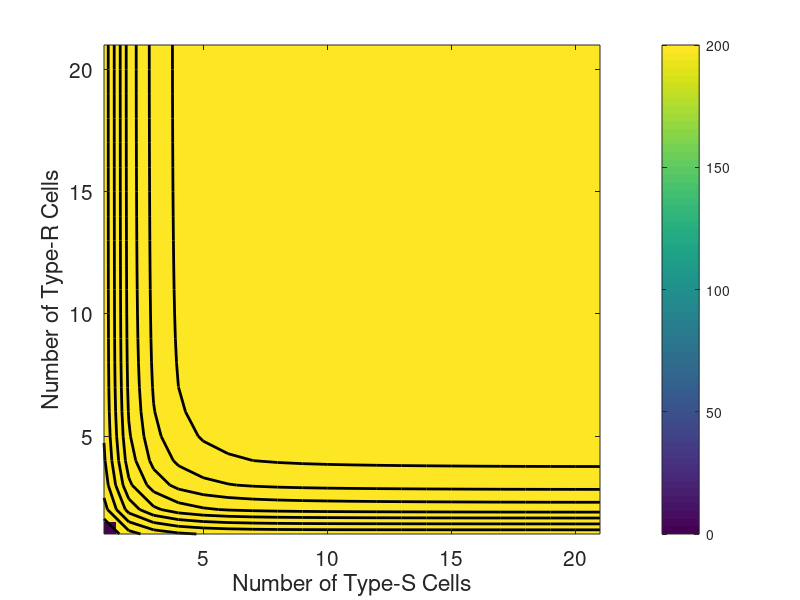

Recreate this plot in MATLAB. (Note: this script raises an error after producing the figure.)
% Linh Huynh, August 2024

close all; clear all;
bS  = 2/120;
dS  = 1/120;
rS  = bS - dS;
KS  = 1e2; %carrying capacity of S-cells
bR  = 2/120;
dR  = 1/120;
rR  = bR - dR;
KR  = 1e2; %carrying capacity of S-cells
gSR = 0;
mu  = 0;
alphaS = -0.5; %to what extent interactions with R-cells cause death of S-cells
alphaR = -0.5; %to what extent interactions with S-cells cause death of R-cells
% max numbers of cells
maxS = 20; % total number of S-cells
maxR = 20; % total number of R-cells
dim  = (maxS+1)*(maxR+1);

% universal plot
cmax = 2*1e2; 

%% Case 1: gammaS = 0; gammaR = 0; sigmaS = 0; sigmaR = 0
% parameter
gammaS = 0; %density dependence within S-cells
gammaR = 0; %density dependence within R-cells
sigmaS = 0;
sigmaR = 0;

% numbers of cells vectors
numbS     = (0:1:maxS)';
numbS_vec = [];
numbR_vec = [];
for j = 0:maxR
    numbS_vec = [numbS_vec;numbS];
    numbR     = repmat(j,maxS+1,1);
    numbR_vec = [numbR_vec;numbR];
end

% generator matrix
indices = (1:1:dim)';
nS_vec = [];
nR_vec = [];
for k = 2:length(indices)
    i  = indices(k);    
    nS = mod(mod(i,maxS+1)-1,maxS+1); %number of resistant cells corresponding to this index
    nS_vec = [nS_vec;nS];
    %nR = floor(i/(maxS+1)); %number of resistant cells corresponding to this index
    nR = numbR_vec(ceil(i/(maxS+1))*(maxS+1));
    nR_vec = [nR_vec;nR];
    %fprintf('New iteration\n')
    % reaction rates
    r1 = max(dR*nR + (1-gammaR)*(rR/KR)*nR*nR + (1-sigmaR)*alphaR*(rR/KR)*nS*nR,0); %death of R-cells
    r3 = max(dS*nS + (1-gammaS)*(rS/KS)*nS*nS + (1-sigmaS)*alphaS*(rS/KS)*nR*nS,0); %death of S-cells
    r5 = max(bS*nS - gammaS*(rS/KS)*nS*nS - sigmaS*alphaS*(rS/KS)*nR*nS,0); %birth of S-cells
    r6 = max(bR*nR - gammaR*(rR/KR)*nR*nR - sigmaR*alphaR*(rR/KR)*nS*nR,0); %birth of R-cells 
    r4 = -(r1+r3+r5+r6); %stay the same
    rates  = [r1;r3;r4;r5;r6];
    % column indices corresponding to the reactions
    j1 = i-(maxS+1);  %death of resistant cells
    %j2 = i+maxS;      % transition from sensitive to resistant (-1,1)
    j3 = i-1; %death of sensitive cells
    j4 = i;   %stay the same
    j5 = i+1; %birth of sensitive cells
    j6 = i+(maxS+1);
    idcoli = [j1;j3;j4;j5;j6];
    % test interior
    test1 = (numbR_vec(i)-1>=0); % death of resistant cells
    %test2 = (numbS_vec(i)-1>=0)&&(numbR_vec(i)+1<=maxR); % transition from sensitive to resistant
    test3 = (numbS_vec(i)-1>=0); % death of sensitive cells
    test4 = 1; % stay at current state
    test5 = (numbS_vec(i)+1<=maxS); % birth of sensitive cells
    test6 = (numbR_vec(i)+1<=maxR); % birth of resistant cells
    test  = [test1; test3; test4; test5; test6];
    for idtest = 1:length(test)
        if test(idtest)==1
            idcoli(idtest);
            Q(i,idcoli(idtest)) = rates(idtest);
        else
            continue
        end
    end
    Q(i,i) = -(sum(Q(i,:)) - Q(i,i));
end
Q(1,1) = 1;
rhs_vec = -ones(dim,1);
rhs_vec(1) = 0;
tau_vec = Q\rhs_vec;
tau_mat = (reshape(tau_vec,[maxS+1,maxR+1]))';

fg1 = figure(1);
imagesc(tau_mat)
set(gca,'FontSize',15)
set(gca,'Ydir','Normal')
hold on
contour(tau_mat,'k','LineWidth',2)
colorbar
xlabel('Number of Type-S Cells')
ylabel('Number of Type-R Cells')
caxis([0,cmax])
AddLetters2Plots(fg1, {'(A)'},'HShift', 0.55,'FontSize',27)
title(['$\gamma_S$=',num2str(gammaS),'$, \gamma_R$=',num2str(gammaR),'$, \sigma_S$=',num2str(sigmaS),'$, \sigma_R$=',num2str(sigmaR)],'Interpreter','latex')

%% Case 2: gammaS = 0.5; gammaR = 0; sigmaS = 0; sigmaR = 0
% parameter
gammaS = 0.5; %density dependence within S-cells
gammaR = 0; %density dependence within R-cells
sigmaS = 0;
sigmaR = 0;

% numbers of cells vectors
numbS     = (0:1:maxS)';
numbS_vec = [];
numbR_vec = [];
for j = 0:maxR
    numbS_vec = [numbS_vec;numbS];
    numbR     = repmat(j,maxS+1,1);
    numbR_vec = [numbR_vec;numbR];
end

% generator matrix
indices = (1:1:dim)';
nS_vec = [];
nR_vec = [];
for k = 2:length(indices)
    i  = indices(k);    
    nS = mod(mod(i,maxS+1)-1,maxS+1); %number of resistant cells corresponding to this index
    nS_vec = [nS_vec;nS];
    %nR = floor(i/(maxS+1)); %number of resistant cells corresponding to this index
    nR = numbR_vec(ceil(i/(maxS+1))*(maxS+1));
    nR_vec = [nR_vec;nR];
    %fprintf('New iteration\n')
    % reaction rates
    r1 = max(dR*nR + (1-gammaR)*(rR/KR)*nR*nR + (1-sigmaR)*alphaR*(rR/KR)*nS*nR,0); %death of R-cells
    r3 = max(dS*nS + (1-gammaS)*(rS/KS)*nS*nS + (1-sigmaS)*alphaS*(rS/KS)*nR*nS,0); %death of S-cells
    r5 = max(bS*nS - gammaS*(rS/KS)*nS*nS - sigmaS*alphaS*(rS/KS)*nR*nS,0); %birth of S-cells
    r6 = max(bR*nR - gammaR*(rR/KR)*nR*nR - sigmaR*alphaR*(rR/KR)*nS*nR,0); %birth of R-cells 
    r4 = -(r1+r3+r5+r6); %stay the same
    rates  = [r1;r3;r4;r5;r6];
    % column indices corresponding to the reactions
    j1 = i-(maxS+1);  %death of resistant cells
    %j2 = i+maxS;      % transition from sensitive to resistant (-1,1)
    j3 = i-1; %death of sensitive cells
    j4 = i;   %stay the same
    j5 = i+1; %birth of sensitive cells
    j6 = i+(maxS+1);
    idcoli = [j1;j3;j4;j5;j6];
    % test interior
    test1 = (numbR_vec(i)-1>=0); % death of resistant cells
    %test2 = (numbS_vec(i)-1>=0)&&(numbR_vec(i)+1<=maxR); % transition from sensitive to resistant
    test3 = (numbS_vec(i)-1>=0); % death of sensitive cells
    test4 = 1; % stay at current state
    test5 = (numbS_vec(i)+1<=maxS); % birth of sensitive cells
    test6 = (numbR_vec(i)+1<=maxR); % birth of resistant cells
    test  = [test1; test3; test4; test5; test6];
    for idtest = 1:length(test)
        if test(idtest)==1
            idcoli(idtest);
            Q(i,idcoli(idtest)) = rates(idtest);
        else
            continue
        end
    end
    Q(i,i) = -(sum(Q(i,:)) - Q(i,i));
end
Q(1,1) = 1;
rhs_vec = -ones(dim,1);
rhs_vec(1) = 0;
tau_vec = Q\rhs_vec;
tau_mat = (reshape(tau_vec,[maxS+1,maxR+1]))';

fg2 = figure(2);
imagesc(tau_mat)
set(gca,'FontSize',15)
set(gca,'Ydir','Normal')
hold on
contour(tau_mat,'k','LineWidth',2)
colorbar
xlabel('Number of Type-S Cells')
ylabel('Number of Type-R Cells')
caxis([0,cmax])
AddLetters2Plots(fg2, {'(B)'},'HShift', 0.55,'FontSize',27)
title(['$\gamma_S$=',num2str(gammaS),'$, \gamma_R$=',num2str(gammaR),'$, \sigma_S$=',num2str(sigmaS),'$, \sigma_R$=',num2str(sigmaR)],'Interpreter','latex')

%% Case 3: gammaS = 0.5; gammaR = 0; sigmaS = 0.5; sigmaR = 0
% parameter
gammaS = 0; %density dependence within S-cells
gammaR = 0; %density dependence within R-cells
sigmaS = 0.5;
sigmaR = 0;

% numbers of cells vectors
numbS     = (0:1:maxS)';
numbS_vec = [];
numbR_vec = [];
for j = 0:maxR
    numbS_vec = [numbS_vec;numbS];
    numbR     = repmat(j,maxS+1,1);
    numbR_vec = [numbR_vec;numbR];
end

% generator matrix
indices = (1:1:dim)';
nS_vec = [];
nR_vec = [];
for k = 2:length(indices)
    i  = indices(k);    
    nS = mod(mod(i,maxS+1)-1,maxS+1); %number of resistant cells corresponding to this index
    nS_vec = [nS_vec;nS];
    %nR = floor(i/(maxS+1)); %number of resistant cells corresponding to this index
    nR = numbR_vec(ceil(i/(maxS+1))*(maxS+1));
    nR_vec = [nR_vec;nR];
    %fprintf('New iteration\n')
    % reaction rates
    r1 = max(dR*nR + (1-gammaR)*(rR/KR)*nR*nR + (1-sigmaR)*alphaR*(rR/KR)*nS*nR,0); %death of R-cells
    r3 = max(dS*nS + (1-gammaS)*(rS/KS)*nS*nS + (1-sigmaS)*alphaS*(rS/KS)*nR*nS,0); %death of S-cells
    r5 = max(bS*nS - gammaS*(rS/KS)*nS*nS - sigmaS*alphaS*(rS/KS)*nR*nS,0); %birth of S-cells
    r6 = max(bR*nR - gammaR*(rR/KR)*nR*nR - sigmaR*alphaR*(rR/KR)*nS*nR,0); %birth of R-cells 
    r4 = -(r1+r3+r5+r6); %stay the same
    rates  = [r1;r3;r4;r5;r6];
    % column indices corresponding to the reactions
    j1 = i-(maxS+1);  %death of resistant cells
    %j2 = i+maxS;      % transition from sensitive to resistant (-1,1)
    j3 = i-1; %death of sensitive cells
    j4 = i;   %stay the same
    j5 = i+1; %birth of sensitive cells
    j6 = i+(maxS+1);
    idcoli = [j1;j3;j4;j5;j6];
    % test interior
    test1 = (numbR_vec(i)-1>=0); % death of resistant cells
    %test2 = (numbS_vec(i)-1>=0)&&(numbR_vec(i)+1<=maxR); % transition from sensitive to resistant
    test3 = (numbS_vec(i)-1>=0); % death of sensitive cells
    test4 = 1; % stay at current state
    test5 = (numbS_vec(i)+1<=maxS); % birth of sensitive cells
    test6 = (numbR_vec(i)+1<=maxR); % birth of resistant cells
    test  = [test1; test3; test4; test5; test6];
    for idtest = 1:length(test)
        if test(idtest)==1
            idcoli(idtest);
            Q(i,idcoli(idtest)) = rates(idtest);
        else
            continue
        end
    end
    Q(i,i) = -(sum(Q(i,:)) - Q(i,i));
end
Q(1,1) = 1;
rhs_vec = -ones(dim,1);
rhs_vec(1) = 0;
tau_vec = Q\rhs_vec;
tau_mat = (reshape(tau_vec,[maxS+1,maxR+1]))';

fg3 = figure(3);
imagesc(tau_mat)
set(gca,'FontSize',15)
set(gca,'Ydir','Normal')
hold on
contour(tau_mat,'k','LineWidth',2)
colorbar
xlabel('Number of Type-S Cells')
ylabel('Number of Type-R Cells')
caxis([0,cmax])
AddLetters2Plots(fg3, {'(C)'},'HShift', 0.55,'FontSize',27)
title(['$\gamma_S$=',num2str(gammaS),'$, \gamma_R$=',num2str(gammaR),'$, \sigma_S$=',num2str(sigmaS),'$, \sigma_R$=',num2str(sigmaR)],'Interpreter','latex')

%% Case 4: gammaS = 1; gammaR = 1; sigmaS = 1; sigmaR = 1
% parameter
gammaS = 1; %density dependence within S-cells
gammaR = 1; %density dependence within R-cells
sigmaS = 1;
sigmaR = 1;

% numbers of cells vectors
numbS     = (0:1:maxS)';
numbS_vec = [];
numbR_vec = [];
for j = 0:maxR
    numbS_vec = [numbS_vec;numbS];
    numbR     = repmat(j,maxS+1,1);
    numbR_vec = [numbR_vec;numbR];
end

% generator matrix
indices = (1:1:dim)';
nS_vec = [];
nR_vec = [];
for k = 2:length(indices)
    i  = indices(k);    
    nS = mod(mod(i,maxS+1)-1,maxS+1); %number of resistant cells corresponding to this index
    nS_vec = [nS_vec;nS];
    %nR = floor(i/(maxS+1)); %number of resistant cells corresponding to this index
    nR = numbR_vec(ceil(i/(maxS+1))*(maxS+1));
    nR_vec = [nR_vec;nR];
    %fprintf('New iteration\n')
    % reaction rates
    r1 = max(dR*nR + (1-gammaR)*(rR/KR)*nR*nR + (1-sigmaR)*alphaR*(rR/KR)*nS*nR,0); %death of R-cells
    r3 = max(dS*nS + (1-gammaS)*(rS/KS)*nS*nS + (1-sigmaS)*alphaS*(rS/KS)*nR*nS,0); %death of S-cells
    r5 = max(bS*nS - gammaS*(rS/KS)*nS*nS - sigmaS*alphaS*(rS/KS)*nR*nS,0); %birth of S-cells
    r6 = max(bR*nR - gammaR*(rR/KR)*nR*nR - sigmaR*alphaR*(rR/KR)*nS*nR,0); %birth of R-cells 
    r4 = -(r1+r3+r5+r6); %stay the same
    rates  = [r1;r3;r4;r5;r6];
    % column indices corresponding to the reactions
    j1 = i-(maxS+1);  %death of resistant cells
    %j2 = i+maxS;      % transition from sensitive to resistant (-1,1)
    j3 = i-1; %death of sensitive cells
    j4 = i;   %stay the same
    j5 = i+1; %birth of sensitive cells
    j6 = i+(maxS+1);
    idcoli = [j1;j3;j4;j5;j6];
    % test interior
    test1 = (numbR_vec(i)-1>=0); % death of resistant cells
    %test2 = (numbS_vec(i)-1>=0)&&(numbR_vec(i)+1<=maxR); % transition from sensitive to resistant
    test3 = (numbS_vec(i)-1>=0); % death of sensitive cells
    test4 = 1; % stay at current state
    test5 = (numbS_vec(i)+1<=maxS); % birth of sensitive cells
    test6 = (numbR_vec(i)+1<=maxR); % birth of resistant cells
    test  = [test1; test3; test4; test5; test6];
    for idtest = 1:length(test)
        if test(idtest)==1
            idcoli(idtest);
            Q(i,idcoli(idtest)) = rates(idtest);
        else
            continue
        end
    end
    Q(i,i) = -(sum(Q(i,:)) - Q(i,i));
end
Q(1,1) = 1;
rhs_vec = -ones(dim,1);
rhs_vec(1) = 0;
tau_vec = Q\rhs_vec;
tau_mat = (reshape(tau_vec,[maxS+1,maxR+1]))';

fg4 = figure(4);
imagesc(tau_mat)
set(gca,'FontSize',15)
set(gca,'Ydir','Normal')
hold on
contour(tau_mat,'k','LineWidth',2)
colorbar
xlabel('Number of Type-S Cells')
ylabel('Number of Type-R Cells')
caxis([0,cmax])
AddLetters2Plots(fg4, {'(D)'},'HShift', 0.55,'FontSize',27)
title(['$\gamma_S$=',num2str(gammaS),'$, \gamma_R$=',num2str(gammaR),'$, \sigma_S$=',num2str(sigmaS),'$, \sigma_R$=',num2str(sigmaR)],'Interpreter','latex')

